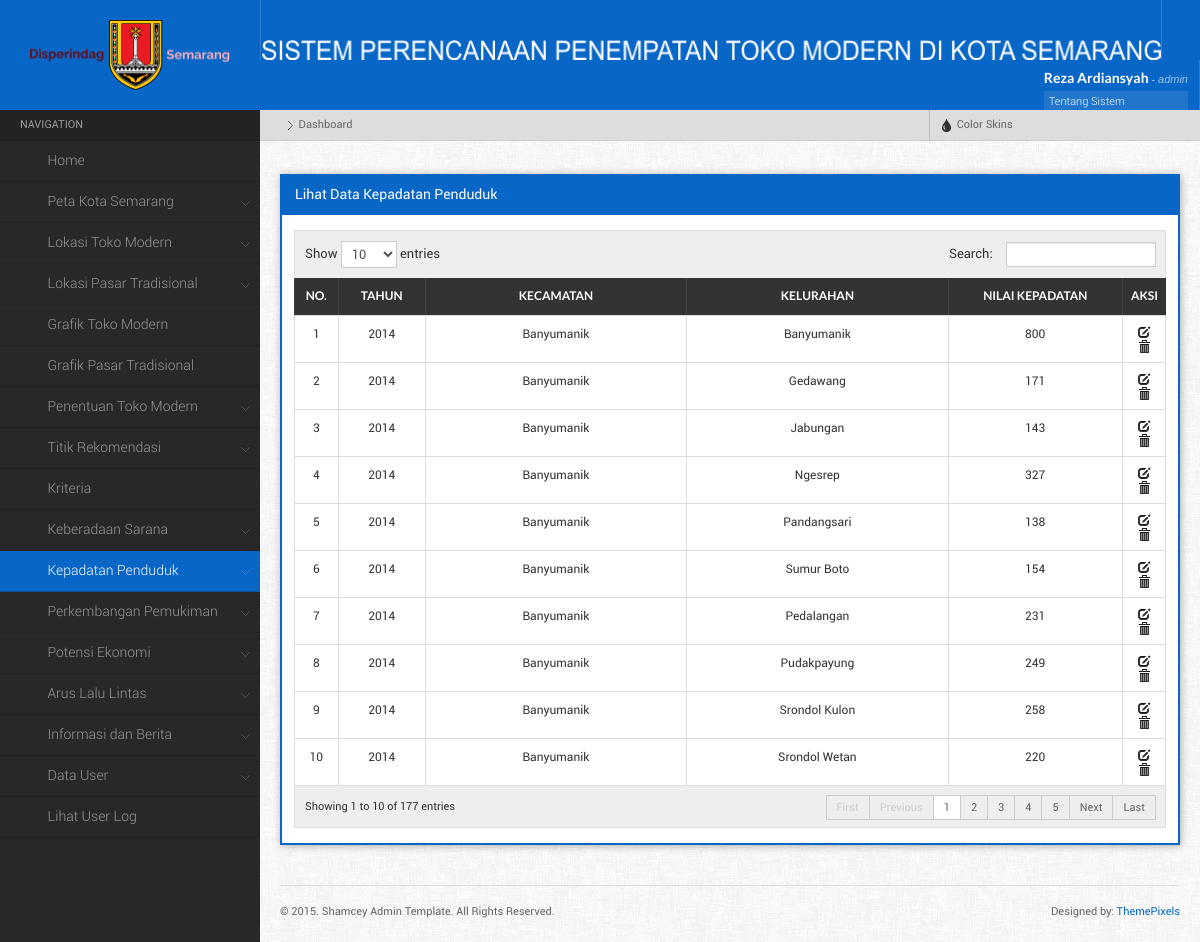
Page /main.php?menu=lihatKepadatan (signed in) on the committed database.
### tables this page shows
CREATE TABLE IF NOT EXISTS `kepadatan_penduduk` (
  `id_kepadatan` int(11) NOT NULL AUTO_INCREMENT,
  `id_kelurahan` int(11) NOT NULL,
  `tahun` year(4) NOT NULL,
  `nilai_kepadatan` int(11) NOT NULL,
  `id_klasifikasikepadatan` int(11) NOT NULL,
  PRIMARY KEY (`id_kepadatan`)
);

CREATE TABLE IF NOT EXISTS `kecamatan` (
  `id_kecamatan` int(11) NOT NULL AUTO_INCREMENT,
  `nama_kecamatan` varchar(50) NOT NULL,
  `latitude` varchar(25) NOT NULL,
  `longitude` varchar(25) NOT NULL,
  PRIMARY KEY (`id_kecamatan`)
);

CREATE TABLE IF NOT EXISTS `kelurahan` (
  `id_kelurahan` int(11) NOT NULL AUTO_INCREMENT,
  `id_kecamatan` int(11) NOT NULL,
  `Kelurahan` char(50) DEFAULT NULL,
  `Geometry` longblob,
  `Luas` decimal(10,3) DEFAULT NULL,
  `XMin` int(11) DEFAULT NULL,
  `XMax` int(11) DEFAULT NULL,
  `YMin` int(11) DEFAULT NULL,
  `YMax` int(11) DEFAULT NULL,
  `id_lokasi` int(11) NOT NULL,
  PRIMARY KEY (`id_kelurahan`)
);

### component/lihat_kepadatan.php (the view, shortened to what this page needs)
<?php
	$query = mysql_query("SELECT * FROM kepadatan_penduduk a, kelurahan b, kecamatan c
							WHERE a.id_kelurahan = b.id_kelurahan
							AND b.id_kecamatan = c.id_kecamatan
							ORDER BY tahun DESC, c.id_kecamatan ASC") or die (mysql_error());
    echo "<div class=\"widget\">
			<h4 class=\"widgettitle\">Lihat Data Kepadatan Penduduk</h4>
			<div class=\"widgetcontent\">
            <table id=\"dyntable\" class=\"table table-bordered responsive\">
                <thead>
                    <tr>
                        <th></th>
                        <th><center>No.</th>
						<th><center>Tahun</th>
                        <th><center>Kecamatan</th>
						<th><center>Kelurahan</th>
						<th><center>Nilai Kepadatan</th>
						<th><center>Aksi</th>
                    </tr>
                </thead>
				<tbody>";
				$no = 1;
				while($pecah = mysql_fetch_array($query)){
					echo "<tr class=\" \">
						<td></td>
						<td style='width:5%;'><center>$no</td>
						<td style='width:10%;'><center>$pecah[tahun]</td>
						<td style='width:30%;'><center>$pecah[nama_kecamatan]</td>
						<td style='width:30%;'><center>$pecah[Kelurahan]</td>
						<td style='width:20%;'><center>$pecah[nilai_kepadatan]</td>
						<td class=\"center\" style=\"width: 5%;\">
							<a href= \"main.php?menu=editKepadatan&id_kepadatan=$pecah[id_kepadatan]\" title=\"Edit\"><i  class=\"icon-edit\"></i></a>
							<a href=\"main.php?menu=hapusKepadatan&id_kepadatan=$pecah[id_kepadatan]\" title=\"Hapus\" onClick=\"return confirm('Apakah Anda yakin ingin menghapus data ini?')\" class=\"icon-trash\"><i></i></a>
						</td>";
					echo "</td>
					</tr>";
				$no++;
				};
				echo "</tbody>
			</table>
		</div>
		</div>
	";
?>

### css/responsive-tables.css (style rules this page uses)
table.responsive { margin-bottom: 0; }
table.responsive td, table.responsive th { position: relative; overflow: hidden; white-space: wrap !important; }

### rows in the picture
kepadatan_penduduk: tahun "2014", kecamatan.nama_kecamatan "Banyumanik", id_kelurahan.Kelurahan "Banyumanik", nilai_kepadatan "800"
kepadatan_penduduk: tahun "2014", kecamatan.nama_kecamatan "Banyumanik", id_kelurahan.Kelurahan "Gedawang", nilai_kepadatan "171"
kepadatan_penduduk: tahun "2014", kecamatan.nama_kecamatan "Banyumanik", id_kelurahan.Kelurahan "Jabungan", nilai_kepadatan "143"
kepadatan_penduduk: tahun "2014", kecamatan.nama_kecamatan "Banyumanik", id_kelurahan.Kelurahan "Ngesrep", nilai_kepadatan "327"
kepadatan_penduduk: tahun "2014", kecamatan.nama_kecamatan "Banyumanik", id_kelurahan.Kelurahan "Pandangsari", nilai_kepadatan "138"
kepadatan_penduduk: tahun "2014", kecamatan.nama_kecamatan "Banyumanik", id_kelurahan.Kelurahan "Sumur Boto", nilai_kepadatan "154"
kepadatan_penduduk: tahun "2014", kecamatan.nama_kecamatan "Banyumanik", id_kelurahan.Kelurahan "Pedalangan", nilai_kepadatan "231"
kepadatan_penduduk: tahun "2014", kecamatan.nama_kecamatan "Banyumanik", id_kelurahan.Kelurahan "Pudakpayung", nilai_kepadatan "249"
kepadatan_penduduk: tahun "2014", kecamatan.nama_kecamatan "Banyumanik", id_kelurahan.Kelurahan "Srondol Kulon", nilai_kepadatan "258"
kepadatan_penduduk: tahun "2014", kecamatan.nama_kecamatan "Banyumanik", id_kelurahan.Kelurahan "Srondol Wetan", nilai_kepadatan "220"

### other values in the picture
$_SESSION['nama_user'] "Reza Ardiansyah"
$_SESSION['username'] "admin"
